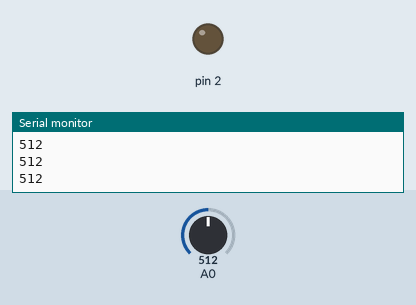
Simulated run of this sketch. Board: Arduino Uno, built with avr-gcc and run on an emulated ATmega328P. On the bench: output pins drawn as LEDs (lit = HIGH), the last lines printed to the serial monitor. The inputs (shaded band) are chosen by the test bench; at power-on: A0 = 512.

Above: at 1.3 s.
1.4 s: A0 set to 195
2.9 s: A0 set to 163
At 4.2 s:
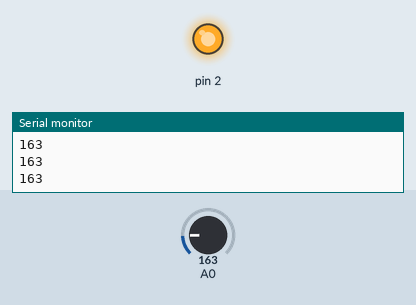
4.5 s: A0 set to 190
At 5.4 s:
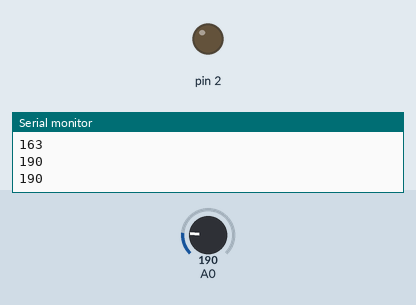
6.0 s: A0 set to 170
At 6.6 s:
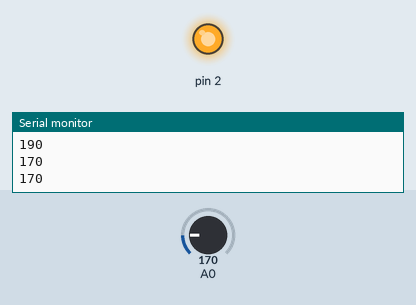
Timing chart, 0 to 8.5 s (numbered marks = the images above; inputs shaded):
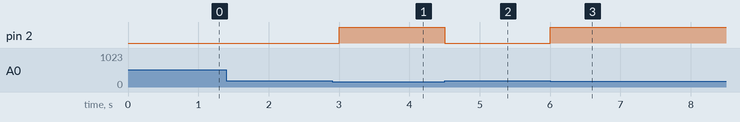

The sketch:

C4E5.ino
```cpp
//Medición de nivel de iluminación control de servo motor, baja iluminación 0 grados, alta iluminación 180 grados con sus respectivos intermedios.

void setup()
{
  Serial.begin(9600);
  pinMode(A0, INPUT);
  pinMode(2, OUTPUT);
}

void loop()
{
  int valorPotenciometro = analogRead(A0);
  Serial.println(valorPotenciometro);
  if(valorPotenciometro > 0 && valorPotenciometro < 180){
    digitalWrite(2, HIGH);
  }else{
    digitalWrite(2, LOW);
  }
  delay(500);
}
```

Measured:
- the behaviour switches between 180 and 179 on A0 (found by bisection; images 0 and 1)
- after the input at 2.9 s, pin 2: LOW → HIGH after 0.10 s
- after the input at 4.5 s, pin 2: HIGH → LOW at once
- after the input at 6.0 s, pin 2: LOW → HIGH at once
